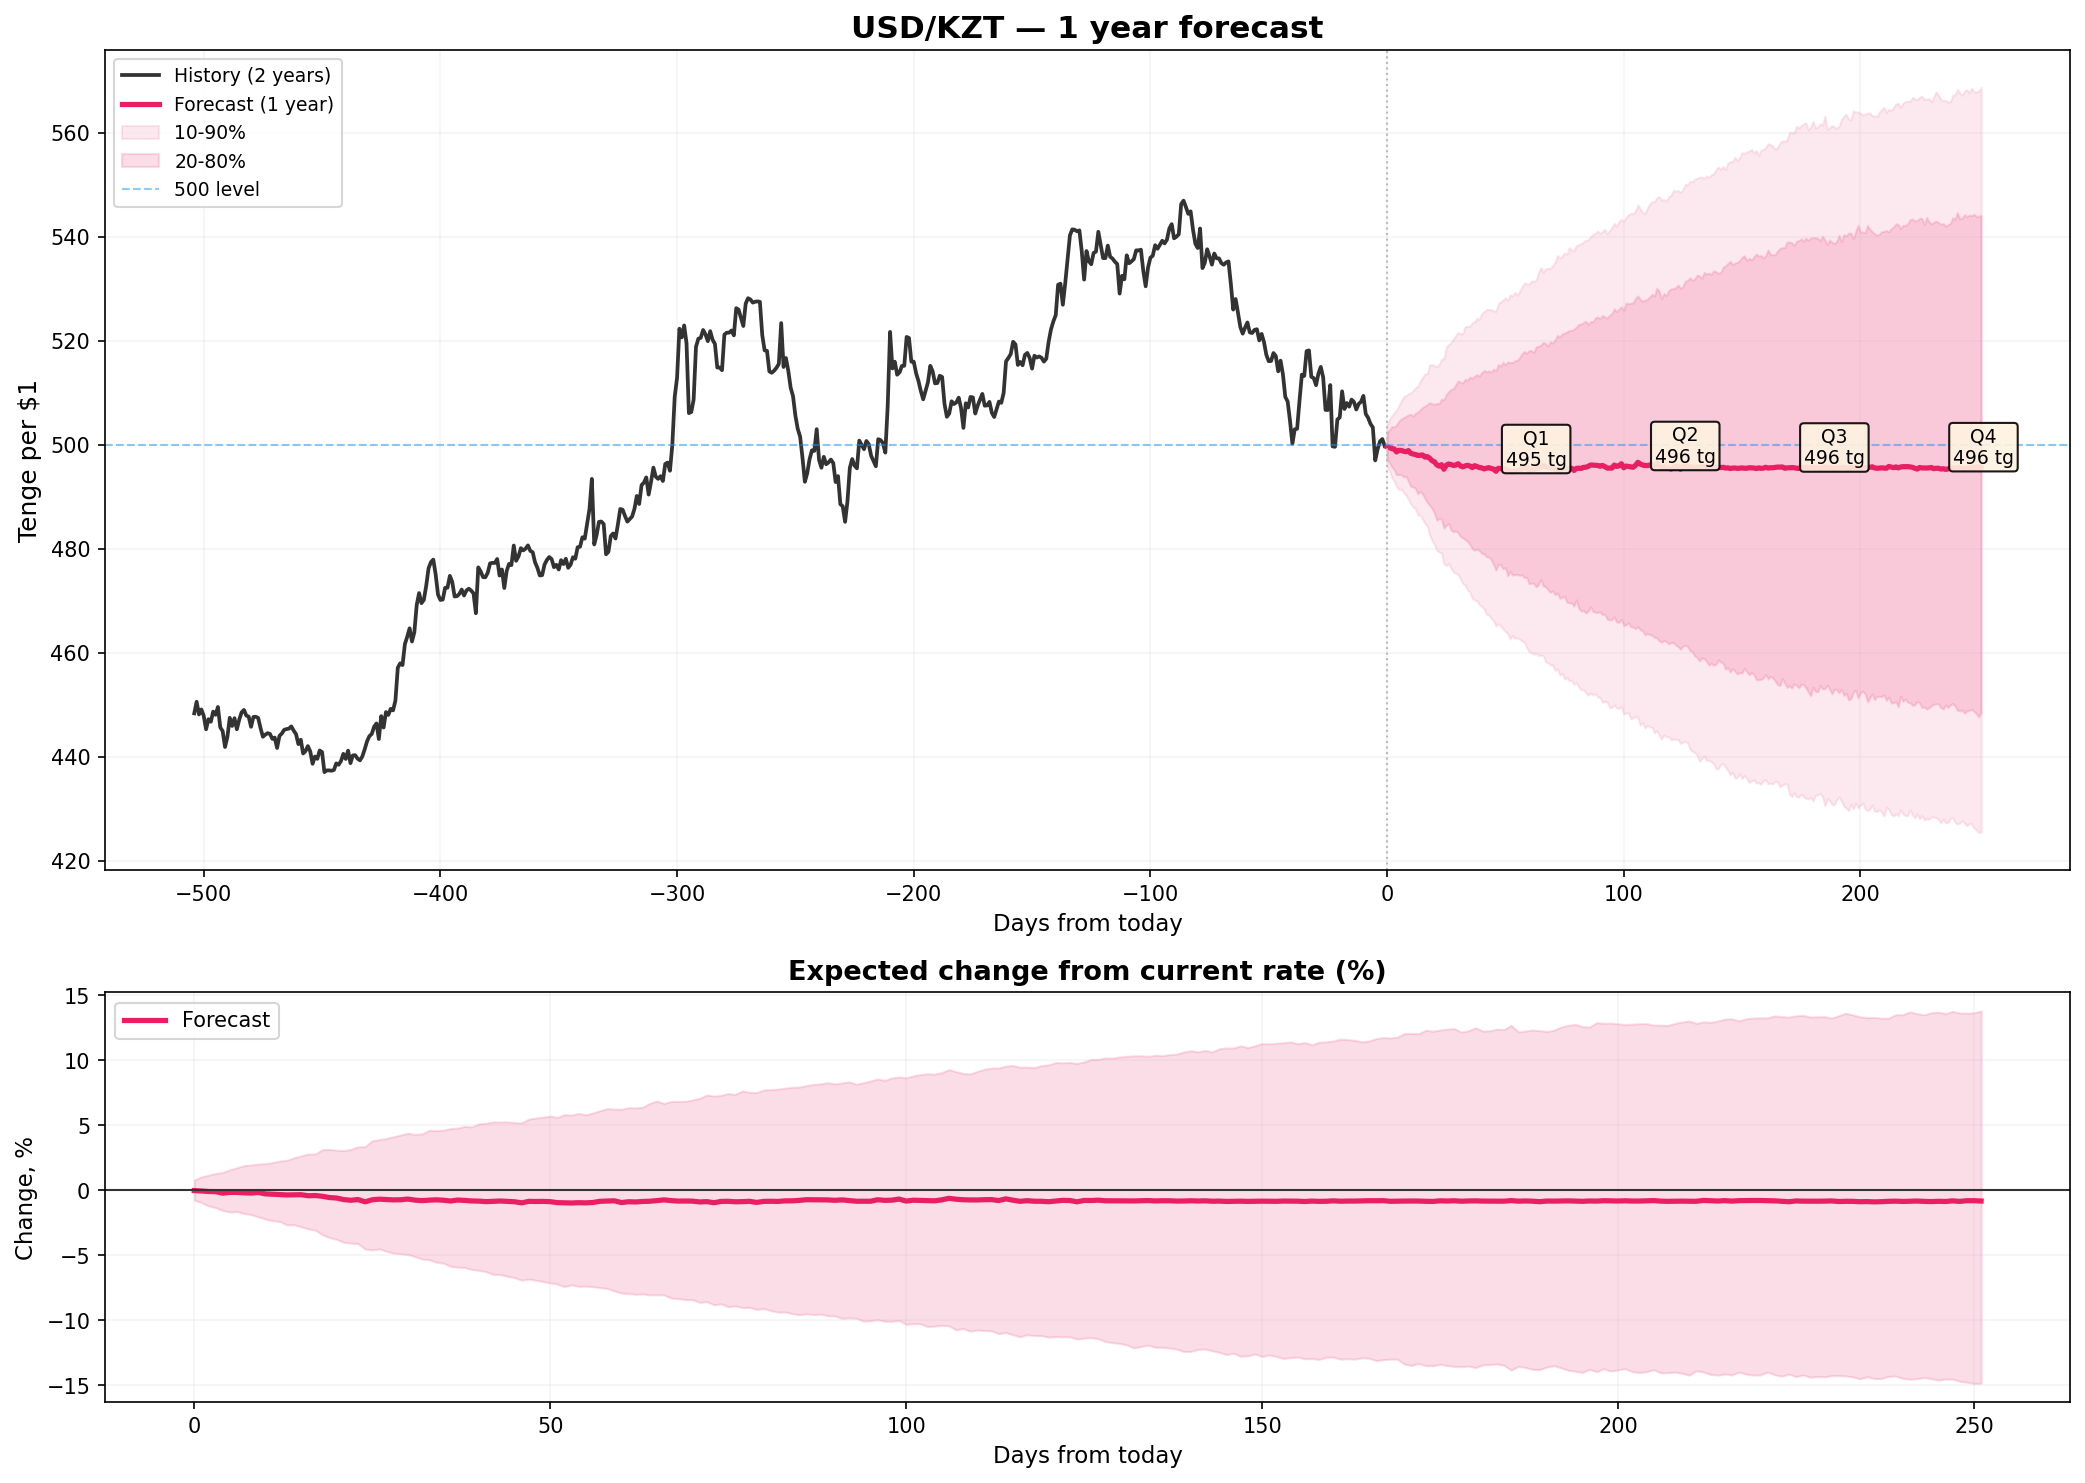

This chart was generated by the following Python code:
"""
Прогноз USD/KZT на 1 год (252 торговых дня).
Модель поддерживает max_horizon=256, поэтому за один вызов.
"""
import numpy as np
import matplotlib
matplotlib.use("Agg")
import matplotlib.pyplot as plt
import yfinance as yf
import torch
import timesfm

torch.set_float32_matmul_precision("high")

model = timesfm.TimesFM_2p5_200M_torch.from_pretrained("google/timesfm-2.5-200m-pytorch")
model.compile(timesfm.ForecastConfig(
    max_context=1024, max_horizon=256,
    normalize_inputs=True, use_continuous_quantile_head=True,
    force_flip_invariance=True, infer_is_positive=True, fix_quantile_crossing=True,
))

df = yf.download("USDKZT=X", start="2020-01-01", end="2026-02-01", progress=False)
close = df["Close"].values.flatten()
dates = df.index

HORIZON = 252  # ~1 year of trading days

context = close[-1024:]
point, quantile = model.forecast(horizon=HORIZON, inputs=[context])

pred = point[0]
q10 = quantile[0, :, 1]
q90 = quantile[0, :, 9]
q20 = quantile[0, :, 2]
q80 = quantile[0, :, 8]

print(f"Текущий курс: {close[-1]:.2f} тг")
print(f"\nПрогноз:")
milestones = [1, 7, 30, 60, 90, 180, 252]
for d in milestones:
    if d <= HORIZON:
        p = pred[d-1]
        change = (p - close[-1]) / close[-1] * 100
        lo = q10[d-1]
        hi = q90[d-1]
        print(f"  +{d:>3} дней ({d//30} мес): {p:>7.2f} тг ({change:+.1f}%)  [{lo:.0f} — {hi:.0f}]")

# --- Графики ---
fig, axes = plt.subplots(2, 1, figsize=(14, 10), facecolor="white",
                         gridspec_kw={"height_ratios": [2, 1]})

# Верхний: история 2 года + прогноз 1 год
ax = axes[0]
show_history = 504  # ~2 года
hist = close[-show_history:]
hist_x = np.arange(-len(hist), 0)
pred_x = np.arange(0, HORIZON)

ax.plot(hist_x, hist, color="#333", lw=1.8, label="History (2 years)")
ax.plot(pred_x, pred, color="#E91E63", lw=2.5, label="Forecast (1 year)")
ax.fill_between(pred_x, q10, q90, alpha=0.1, color="#E91E63", label="10-90%")
ax.fill_between(pred_x, q20, q80, alpha=0.15, color="#E91E63", label="20-80%")
ax.axvline(x=0, color="#BBB", ls=":", lw=1)
ax.axhline(y=500, color="#2196F3", ls="--", lw=1, alpha=0.5, label="500 level")

# Аннотации по кварталам
for d, label in [(63, "Q1"), (126, "Q2"), (189, "Q3"), (252, "Q4")]:
    if d <= HORIZON:
        ax.annotate(f"{label}\n{pred[d-1]:.0f} tg",
                    xy=(d, pred[d-1]), fontsize=9, ha="center", va="bottom",
                    bbox=dict(boxstyle="round,pad=0.2", facecolor="#FFF3E0", alpha=0.9))

ax.set_title("USD/KZT — 1 year forecast", fontsize=15, fontweight="bold")
ax.set_ylabel("Tenge per $1", fontsize=12)
ax.set_xlabel("Days from today", fontsize=11)
ax.legend(fontsize=9, loc="upper left")
ax.grid(True, alpha=0.12)

# Нижний: % изменение от текущего курса
ax2 = axes[1]
change_pct = (pred - close[-1]) / close[-1] * 100
change_q10 = (q10 - close[-1]) / close[-1] * 100
change_q90 = (q90 - close[-1]) / close[-1] * 100

ax2.plot(pred_x, change_pct, color="#E91E63", lw=2.5, label="Forecast")
ax2.fill_between(pred_x, change_q10, change_q90, alpha=0.15, color="#E91E63")
ax2.axhline(y=0, color="#333", lw=1)
ax2.set_title("Expected change from current rate (%)", fontsize=13, fontweight="bold")
ax2.set_ylabel("Change, %", fontsize=11)
ax2.set_xlabel("Days from today", fontsize=11)
ax2.legend(fontsize=10)
ax2.grid(True, alpha=0.12)

plt.tight_layout()
plt.savefig("kzt_yearly.png", dpi=150, bbox_inches="tight")
print("\nSaved: kzt_yearly.png")
